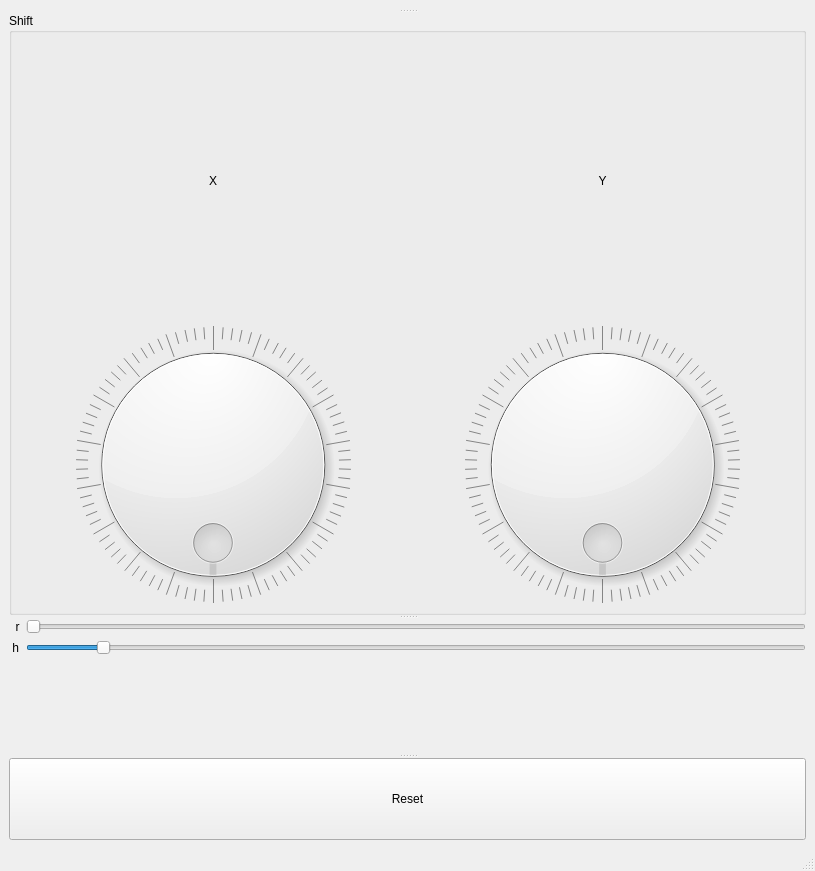
<?xml version="1.0" encoding="UTF-8"?>
<ui version="4.0">
 <class>MainWindow</class>
 <widget class="QMainWindow" name="MainWindow">
  <property name="geometry">
   <rect>
    <x>0</x>
    <y>0</y>
    <width>815</width>
    <height>871</height>
   </rect>
  </property>
  <property name="windowTitle">
   <string>MainWindow</string>
  </property>
  <property name="documentMode">
   <bool>false</bool>
  </property>
  <widget class="QWidget" name="centralwidget">
   <layout class="QVBoxLayout" name="verticalLayout">
    <item>
     <widget class="QSplitter" name="splitter_2">
      <property name="orientation">
       <enum>Qt::Vertical</enum>
      </property>
      <widget class="QWidget" name="verticalLayoutWidget">
       <layout class="QVBoxLayout" name="verticalLayout_3"/>
      </widget>
      <widget class="QSplitter" name="splitter">
       <property name="orientation">
        <enum>Qt::Vertical</enum>
       </property>
       <widget class="QGroupBox" name="groupBox">
        <property name="minimumSize">
         <size>
          <width>250</width>
          <height>0</height>
         </size>
        </property>
        <property name="maximumSize">
         <size>
          <width>10000</width>
          <height>10000</height>
         </size>
        </property>
        <property name="styleSheet">
         <string notr="true"/>
        </property>
        <property name="title">
         <string notr="true">Shift</string>
        </property>
        <layout class="QVBoxLayout" name="verticalLayout_5">
         <item>
          <layout class="QGridLayout" name="gridLayout">
           <item row="0" column="1">
            <widget class="QLabel" name="label_4">
             <property name="sizePolicy">
              <sizepolicy hsizetype="Minimum" vsizetype="Preferred">
               <horstretch>0</horstretch>
               <verstretch>0</verstretch>
              </sizepolicy>
             </property>
             <property name="text">
              <string>Y</string>
             </property>
             <property name="alignment">
              <set>Qt::AlignCenter</set>
             </property>
            </widget>
           </item>
           <item row="0" column="0">
            <widget class="QLabel" name="label_3">
             <property name="sizePolicy">
              <sizepolicy hsizetype="Minimum" vsizetype="Preferred">
               <horstretch>0</horstretch>
               <verstretch>0</verstretch>
              </sizepolicy>
             </property>
             <property name="maximumSize">
              <size>
               <width>16777215</width>
               <height>16777215</height>
              </size>
             </property>
             <property name="text">
              <string>X</string>
             </property>
             <property name="alignment">
              <set>Qt::AlignCenter</set>
             </property>
            </widget>
           </item>
           <item row="1" column="0">
            <widget class="QDial" name="dial">
             <property name="sizePolicy">
              <sizepolicy hsizetype="Minimum" vsizetype="Preferred">
               <horstretch>0</horstretch>
               <verstretch>0</verstretch>
              </sizepolicy>
             </property>
             <property name="maximum">
              <number>360</number>
             </property>
             <property name="wrapping">
              <bool>true</bool>
             </property>
             <property name="notchesVisible">
              <bool>true</bool>
             </property>
            </widget>
           </item>
           <item row="1" column="1">
            <widget class="QDial" name="dial_2">
             <property name="sizePolicy">
              <sizepolicy hsizetype="Minimum" vsizetype="Preferred">
               <horstretch>0</horstretch>
               <verstretch>0</verstretch>
              </sizepolicy>
             </property>
             <property name="maximum">
              <number>360</number>
             </property>
             <property name="wrapping">
              <bool>true</bool>
             </property>
             <property name="notchesVisible">
              <bool>true</bool>
             </property>
            </widget>
           </item>
          </layout>
         </item>
        </layout>
       </widget>
       <widget class="QWidget" name="layoutWidget">
        <layout class="QFormLayout" name="formLayout">
         <item row="0" column="0">
          <widget class="QLabel" name="label">
           <property name="sizePolicy">
            <sizepolicy hsizetype="Maximum" vsizetype="Preferred">
             <horstretch>0</horstretch>
             <verstretch>0</verstretch>
            </sizepolicy>
           </property>
           <property name="text">
            <string>  r</string>
           </property>
          </widget>
         </item>
         <item row="0" column="1">
          <widget class="QSlider" name="horizontalSlider">
           <property name="minimum">
            <number>2</number>
           </property>
           <property name="maximum">
            <number>20</number>
           </property>
           <property name="orientation">
            <enum>Qt::Horizontal</enum>
           </property>
          </widget>
         </item>
         <item row="1" column="0">
          <widget class="QLabel" name="label_2">
           <property name="text">
            <string> h</string>
           </property>
          </widget>
         </item>
         <item row="1" column="1">
          <widget class="QSlider" name="horizontalSlider_2">
           <property name="minimum">
            <number>1</number>
           </property>
           <property name="value">
            <number>10</number>
           </property>
           <property name="orientation">
            <enum>Qt::Horizontal</enum>
           </property>
          </widget>
         </item>
        </layout>
       </widget>
       <widget class="QPushButton" name="pushButton_2">
        <property name="sizePolicy">
         <sizepolicy hsizetype="Minimum" vsizetype="Fixed">
          <horstretch>0</horstretch>
          <verstretch>0</verstretch>
         </sizepolicy>
        </property>
        <property name="maximumSize">
         <size>
          <width>10000</width>
          <height>10000</height>
         </size>
        </property>
        <property name="text">
         <string>Reset</string>
        </property>
       </widget>
      </widget>
     </widget>
    </item>
   </layout>
  </widget>
  <widget class="QMenuBar" name="menubar">
   <property name="geometry">
    <rect>
     <x>0</x>
     <y>0</y>
     <width>815</width>
     <height>22</height>
    </rect>
   </property>
  </widget>
  <widget class="QStatusBar" name="statusbar"/>
 </widget>
 <resources/>
 <connections/>
</ui>
